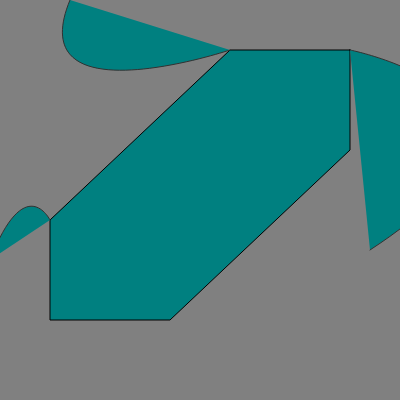
Frame 1 (no input)
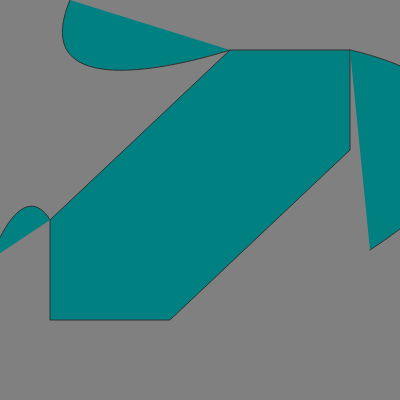
Frame 60 (no input)
Frame 120 (the mouse pressed at the canvas centre since frame 60): identical to frame 60, image omitted

The p5.js sketch that drew these frames (run headless with seeded random() and noise() and a simulated clock; from frame 60 on, the mouse is pressed at the canvas centre):

// p5.js sketch
// ── sketch.js
function preload(){
  // preload assets
}

let Farbe1 = ("#808080")
let Farbe2 = ("#008080")


function setup() {
  createCanvas(400, 400);
}

function draw() {
  background(Farbe1);

    fill (Farbe2);
  beginShape();
  vertex(350, 50);
  vertex(350, 150);
  vertex(170, 320);
  vertex(50, 320);
  vertex(50, 220);
  vertex(230, 50);
  endShape (CLOSE);

    stroke(50);

  beginShape();
    vertex(50, 220); 
    bezierVertex(50, 220, 25, 170, -10, 260);
    endShape();

  beginShape();
    vertex(230, 50); 
    bezierVertex(230, 50, 20, 120, 70, 0);
    endShape();

  beginShape();
    vertex(350, 50); 
    bezierVertex(350, 50, 600, 100, 370, 250);
    endShape();
}
